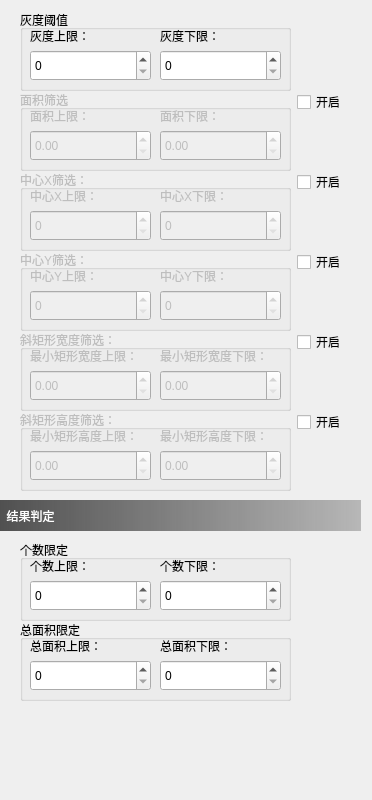
         <widget class="QWidget" name="scrollAreaWidgetContents_3">
          <property name="geometry">
           <rect>
            <x>0</x>
            <y>-141</y>
            <width>372</width>
            <height>800</height>
           </rect>
          </property>
          <property name="minimumSize">
           <size>
            <width>0</width>
            <height>800</height>
           </size>
          </property>
          <widget class="QWidget" name="layoutWidget_4">
           <property name="geometry">
            <rect>
             <x>20</x>
             <y>170</y>
             <width>330</width>
             <height>81</height>
            </rect>
           </property>
           <layout class="QHBoxLayout" name="horizontalLayout_7">
            <item>
             <widget class="QGroupBox" name="groupBox_centerX">
              <property name="enabled">
               <bool>false</bool>
              </property>
              <property name="minimumSize">
               <size>
                <width>271</width>
                <height>0</height>
               </size>
              </property>
              <property name="title">
               <string>中心X筛选：</string>
              </property>
              <widget class="QSpinBox" name="spinBox_centerXMax">
               <property name="geometry">
                <rect>
                 <x>10</x>
                 <y>40</y>
                 <width>121</width>
                 <height>31</height>
                </rect>
               </property>
               <property name="maximum">
                <number>999999</number>
               </property>
              </widget>
              <widget class="QSpinBox" name="spinBox_centerXMin">
               <property name="geometry">
                <rect>
                 <x>140</x>
                 <y>40</y>
                 <width>121</width>
                 <height>31</height>
                </rect>
               </property>
               <property name="maximum">
                <number>999999</number>
               </property>
              </widget>
              <widget class="QLabel" name="label_7">
               <property name="geometry">
                <rect>
                 <x>10</x>
                 <y>10</y>
                 <width>111</width>
                 <height>31</height>
                </rect>
               </property>
               <property name="text">
                <string>中心X上限：</string>
               </property>
              </widget>
              <widget class="QLabel" name="label_8">
               <property name="geometry">
                <rect>
                 <x>140</x>
                 <y>10</y>
                 <width>111</width>
                 <height>31</height>
                </rect>
               </property>
               <property name="text">
                <string>中心X下限：</string>
               </property>
              </widget>
             </widget>
            </item>
            <item>
             <layout class="QVBoxLayout" name="verticalLayout_7">
              <item>
               <widget class="QCheckBox" name="checkBox_centerX">
                <property name="minimumSize">
                 <size>
                  <width>49</width>
                  <height>16</height>
                 </size>
                </property>
                <property name="text">
                 <string>开启</string>
                </property>
               </widget>
              </item>
              <item>
               <spacer name="verticalSpacer_3">
                <property name="orientation">
                 <enum>Qt::Vertical</enum>
                </property>
                <property name="sizeHint" stdset="0">
                 <size>
                  <width>20</width>
                  <height>40</height>
                 </size>
                </property>
               </spacer>
              </item>
             </layout>
            </item>
           </layout>
          </widget>
          <widget class="QWidget" name="layoutWidget_7">
           <property name="geometry">
            <rect>
             <x>20</x>
             <y>330</y>
             <width>331</width>
             <height>81</height>
            </rect>
           </property>
           <layout class="QHBoxLayout" name="horizontalLayout_8">
            <item>
             <widget class="QGroupBox" name="groupBox_rectangleWidth">
              <property name="enabled">
               <bool>false</bool>
              </property>
              <property name="minimumSize">
               <size>
                <width>271</width>
                <height>0</height>
               </size>
              </property>
              <property name="title">
               <string>斜矩形宽度筛选：</string>
              </property>
              <widget class="QDoubleSpinBox" name="doubleSpinBox_rectangleMaxWidth">
               <property name="geometry">
                <rect>
                 <x>10</x>
                 <y>40</y>
                 <width>121</width>
                 <height>31</height>
                </rect>
               </property>
               <property name="maximum">
                <double>999999.000000000000000</double>
               </property>
              </widget>
              <widget class="QDoubleSpinBox" name="doubleSpinBox_rectangleMinWidth">
               <property name="geometry">
                <rect>
                 <x>140</x>
                 <y>40</y>
                 <width>121</width>
                 <height>31</height>
                </rect>
               </property>
               <property name="maximum">
                <double>999999.000000000000000</double>
               </property>
              </widget>
              <widget class="QLabel" name="label_11">
               <property name="geometry">
                <rect>
                 <x>10</x>
                 <y>10</y>
                 <width>111</width>
                 <height>31</height>
                </rect>
               </property>
               <property name="text">
                <string>最小矩形宽度上限：</string>
               </property>
              </widget>
              <widget class="QLabel" name="label_12">
               <property name="geometry">
                <rect>
                 <x>140</x>
                 <y>10</y>
                 <width>111</width>
                 <height>31</height>
                </rect>
               </property>
               <property name="text">
                <string>最小矩形宽度下限：</string>
               </property>
              </widget>
             </widget>
            </item>
            <item>
             <layout class="QVBoxLayout" name="verticalLayout_5">
              <item>
               <widget class="QCheckBox" name="checkBox_rectangleWidth">
                <property name="minimumSize">
                 <size>
                  <width>49</width>
                  <height>16</height>
                 </size>
                </property>
                <property name="text">
                 <string>开启</string>
                </property>
               </widget>
              </item>
              <item>
               <spacer name="verticalSpacer_5">
                <property name="orientation">
                 <enum>Qt::Vertical</enum>
                </property>
                <property name="sizeHint" stdset="0">
                 <size>
                  <width>20</width>
                  <height>40</height>
                 </size>
                </property>
               </spacer>
              </item>
             </layout>
            </item>
           </layout>
          </widget>
          <widget class="QWidget" name="layoutWidget_6">
           <property name="geometry">
            <rect>
             <x>20</x>
             <y>410</y>
             <width>328</width>
             <height>81</height>
            </rect>
           </property>
           <layout class="QHBoxLayout" name="horizontalLayout_6">
            <item>
             <widget class="QGroupBox" name="groupBox_rectangleHight">
              <property name="enabled">
               <bool>false</bool>
              </property>
              <property name="minimumSize">
               <size>
                <width>271</width>
                <height>0</height>
               </size>
              </property>
              <property name="title">
               <string>斜矩形高度筛选：</string>
              </property>
              <widget class="QDoubleSpinBox" name="doubleSpinBox_rectangleMaxHight">
               <property name="geometry">
                <rect>
                 <x>10</x>
                 <y>40</y>
                 <width>121</width>
                 <height>31</height>
                </rect>
               </property>
               <property name="maximum">
                <double>999999.000000000000000</double>
               </property>
              </widget>
              <widget class="QDoubleSpinBox" name="doubleSpinBox_rectangleMinHight">
               <property name="geometry">
                <rect>
                 <x>140</x>
                 <y>40</y>
                 <width>121</width>
                 <height>31</height>
                </rect>
               </property>
               <property name="maximum">
                <double>999999.000000000000000</double>
               </property>
              </widget>
              <widget class="QLabel" name="label_15">
               <property name="geometry">
                <rect>
                 <x>10</x>
                 <y>10</y>
                 <width>111</width>
                 <height>31</height>
                </rect>
               </property>
               <property name="text">
                <string>最小矩形高度上限：</string>
               </property>
              </widget>
              <widget class="QLabel" name="label_16">
               <property name="geometry">
                <rect>
                 <x>140</x>
                 <y>10</y>
                 <width>111</width>
                 <height>31</height>
                </rect>
               </property>
               <property name="text">
                <string>最小矩形高度下限：</string>
               </property>
              </widget>
             </widget>
            </item>
            <item>
             <layout class="QVBoxLayout" name="verticalLayout_4">
              <item>
               <widget class="QCheckBox" name="checkBox_rectangleHight">
                <property name="text">
                 <string>开启</string>
                </property>
               </widget>
              </item>
              <item>
               <spacer name="verticalSpacer_6">
                <property name="orientation">
                 <enum>Qt::Vertical</enum>
                </property>
                <property name="sizeHint" stdset="0">
                 <size>
                  <width>20</width>
                  <height>40</height>
                 </size>
                </property>
               </spacer>
              </item>
             </layout>
            </item>
           </layout>
          </widget>
          <widget class="QWidget" name="layoutWidget_5">
           <property name="geometry">
            <rect>
             <x>20</x>
             <y>540</y>
             <width>328</width>
             <height>81</height>
            </rect>
           </property>
           <layout class="QHBoxLayout" name="horizontalLayout_11">
            <item>
             <widget class="QGroupBox" name="groupBox_9">
              <property name="minimumSize">
               <size>
                <width>271</width>
                <height>0</height>
               </size>
              </property>
              <property name="maximumSize">
               <size>
                <width>271</width>
                <height>16777215</height>
               </size>
              </property>
              <property name="title">
               <string>个数限定</string>
              </property>
              <widget class="QSpinBox" name="spinBox_numberMax">
               <property name="geometry">
                <rect>
                 <x>10</x>
                 <y>40</y>
                 <width>121</width>
                 <height>31</height>
                </rect>
               </property>
               <property name="maximum">
                <number>5000</number>
               </property>
              </widget>
              <widget class="QSpinBox" name="spinBox_numberMin">
               <property name="geometry">
                <rect>
                 <x>140</x>
                 <y>40</y>
                 <width>121</width>
                 <height>31</height>
                </rect>
               </property>
               <property name="maximum">
                <number>5000</number>
               </property>
              </widget>
              <widget class="QLabel" name="label_17">
               <property name="geometry">
                <rect>
                 <x>10</x>
                 <y>10</y>
                 <width>111</width>
                 <height>31</height>
                </rect>
               </property>
               <property name="text">
                <string>个数上限：</string>
               </property>
              </widget>
              <widget class="QLabel" name="label_18">
               <property name="geometry">
                <rect>
                 <x>140</x>
                 <y>10</y>
                 <width>111</width>
                 <height>31</height>
                </rect>
               </property>
               <property name="text">
                <string>个数下限：</string>
               </property>
              </widget>
             </widget>
            </item>
            <item>
             <layout class="QVBoxLayout" name="verticalLayout_11">
              <item>
               <spacer name="horizontalSpacer_4">
                <property name="orientation">
                 <enum>Qt::Horizontal</enum>
                </property>
                <property name="sizeHint" stdset="0">
                 <size>
                  <width>40</width>
                  <height>20</height>
                 </size>
                </property>
               </spacer>
              </item>
             </layout>
            </item>
           </layout>
          </widget>
          <widget class="QWidget" name="layoutWidget_8">
           <property name="geometry">
            <rect>
             <x>20</x>
             <y>620</y>
             <width>328</width>
             <height>81</height>
            </rect>
           </property>
           <layout class="QHBoxLayout" name="horizontalLayout_12">
            <item>
             <widget class="QGroupBox" name="groupBox_10">
              <property name="minimumSize">
               <size>
                <width>271</width>
                <height>0</height>
               </size>
              </property>
              <property name="title">
               <string>总面积限定</string>
              </property>
              <widget class="QSpinBox" name="spinBox_grossAreaMax">
               <property name="geometry">
                <rect>
                 <x>10</x>
                 <y>40</y>
                 <width>121</width>
                 <height>31</height>
                </rect>
               </property>
               <property name="maximum">
                <number>50000000</number>
               </property>
              </widget>
              <widget class="QSpinBox" name="spinBox_grossAreaMin">
               <property name="geometry">
                <rect>
                 <x>140</x>
                 <y>40</y>
                 <width>121</width>
                 <height>31</height>
                </rect>
               </property>
               <property name="maximum">
                <number>50000000</number>
               </property>
              </widget>
              <widget class="QLabel" name="label_19">
               <property name="geometry">
                <rect>
                 <x>10</x>
                 <y>10</y>
                 <width>111</width>
                 <height>31</height>
                </rect>
               </property>
               <property name="text">
                <string>总面积上限：</string>
               </property>
              </widget>
              <widget class="QLabel" name="label_20">
               <property name="geometry">
                <rect>
                 <x>140</x>
                 <y>10</y>
                 <width>111</width>
                 <height>31</height>
                </rect>
               </property>
               <property name="text">
                <string>总面积下限：</string>
               </property>
              </widget>
             </widget>
            </item>
            <item>
             <layout class="QVBoxLayout" name="verticalLayout_12">
              <item>
               <spacer name="horizontalSpacer_5">
                <property name="orientation">
                 <enum>Qt::Horizontal</enum>
                </property>
                <property name="sizeHint" stdset="0">
                 <size>
                  <width>40</width>
                  <height>20</height>
                 </size>
                </property>
               </spacer>
              </item>
             </layout>
            </item>
           </layout>
          </widget>
          <widget class="QWidget" name="layoutWidget_3">
           <property name="geometry">
            <rect>
             <x>20</x>
             <y>250</y>
             <width>328</width>
             <height>81</height>
            </rect>
           </property>
           <layout class="QHBoxLayout" name="horizontalLayout_9">
            <item>
             <widget class="QGroupBox" name="groupBox_centerY">
              <property name="enabled">
               <bool>false</bool>
              </property>
              <property name="minimumSize">
               <size>
                <width>271</width>
                <height>0</height>
               </size>
              </property>
              <property name="title">
               <string>中心Y筛选：</string>
              </property>
              <widget class="QSpinBox" name="spinBox_centerYMax">
               <property name="geometry">
                <rect>
                 <x>10</x>
                 <y>40</y>
                 <width>121</width>
                 <height>31</height>
                </rect>
               </property>
               <property name="maximum">
                <number>999999</number>
               </property>
              </widget>
              <widget class="QSpinBox" name="spinBox_centerYMin">
               <property name="geometry">
                <rect>
                 <x>140</x>
                 <y>40</y>
                 <width>121</width>
                 <height>31</height>
                </rect>
               </property>
               <property name="maximum">
                <number>999999</number>
               </property>
              </widget>
              <widget class="QLabel" name="label_9">
               <property name="geometry">
                <rect>
                 <x>10</x>
                 <y>10</y>
                 <width>111</width>
                 <height>31</height>
                </rect>
               </property>
               <property name="text">
                <string>中心Y上限：</string>
               </property>
              </widget>
              <widget class="QLabel" name="label_10">
               <property name="geometry">
                <rect>
                 <x>140</x>
                 <y>10</y>
                 <width>111</width>
                 <height>31</height>
                </rect>
               </property>
               <property name="text">
                <string>中心Y下限：</string>
               </property>
              </widget>
             </widget>
            </item>
            <item>
             <layout class="QVBoxLayout" name="verticalLayout_6">
              <item>
               <widget class="QCheckBox" name="checkBox_centerY">
                <property name="text">
                 <string>开启</string>
                </property>
               </widget>
              </item>
              <item>
               <spacer name="verticalSpacer_4">
                <property name="orientation">
                 <enum>Qt::Vertical</enum>
                </property>
                <property name="sizeHint" stdset="0">
                 <size>
                  <width>20</width>
                  <height>40</height>
                 </size>
                </property>
               </spacer>
              </item>
             </layout>
            </item>
           </layout>
          </widget>
          <widget class="QWidget" name="layoutWidget_10">
           <property name="geometry">
            <rect>
             <x>20</x>
             <y>90</y>
             <width>328</width>
             <height>81</height>
            </rect>
           </property>
           <layout class="QHBoxLayout" name="horizontalLayout_14">
            <item>
             <widget class="QGroupBox" name="groupBox_area">
              <property name="enabled">
               <bool>false</bool>
              </property>
              <property name="minimumSize">
               <size>
                <width>271</width>
                <height>0</height>
               </size>
              </property>
              <property name="title">
               <string>面积筛选</string>
              </property>
              <property name="checkable">
               <bool>false</bool>
              </property>
              <widget class="QDoubleSpinBox" name="doubleSpinBox_areaMax">
               <property name="geometry">
                <rect>
                 <x>10</x>
                 <y>40</y>
                 <width>121</width>
                 <height>31</height>
                </rect>
               </property>
               <property name="maximum">
                <double>50000000.000000000000000</double>
               </property>
              </widget>
              <widget class="QDoubleSpinBox" name="doubleSpinBox_areaMin">
               <property name="geometry">
                <rect>
                 <x>140</x>
                 <y>40</y>
                 <width>121</width>
                 <height>31</height>
                </rect>
               </property>
               <property name="maximum">
                <double>50000000.000000000000000</double>
               </property>
              </widget>
              <widget class="QLabel" name="label_23">
               <property name="geometry">
                <rect>
                 <x>10</x>
                 <y>10</y>
                 <width>111</width>
                 <height>31</height>
                </rect>
               </property>
               <property name="text">
                <string>面积上限：</string>
               </property>
              </widget>
              <widget class="QLabel" name="label_24">
               <property name="geometry">
                <rect>
                 <x>140</x>
                 <y>10</y>
                 <width>111</width>
                 <height>31</height>
                </rect>
               </property>
               <property name="text">
                <string>面积下限：</string>
               </property>
              </widget>
             </widget>
            </item>
            <item>
             <layout class="QVBoxLayout" name="verticalLayout_14">
              <item>
               <widget class="QCheckBox" name="checkBox_area">
                <property name="text">
                 <string>开启</string>
                </property>
               </widget>
              </item>
              <item>
               <spacer name="verticalSpacer_11">
                <property name="orientation">
                 <enum>Qt::Vertical</enum>
                </property>
                <property name="sizeHint" stdset="0">
                 <size>
                  <width>20</width>
                  <height>40</height>
                 </size>
                </property>
               </spacer>
              </item>
             </layout>
            </item>
           </layout>
          </widget>
          <widget class="QWidget" name="layoutWidget_9">
           <property name="geometry">
            <rect>
             <x>20</x>
             <y>10</y>
             <width>328</width>
             <height>81</height>
            </rect>
           </property>
           <layout class="QHBoxLayout" name="horizontalLayout_13">
            <item>
             <widget class="QGroupBox" name="groupBox_grayLevel">
              <property name="minimumSize">
               <size>
                <width>271</width>
                <height>0</height>
               </size>
              </property>
              <property name="maximumSize">
               <size>
                <width>271</width>
                <height>16777215</height>
               </size>
              </property>
              <property name="title">
               <string>灰度阈值</string>
              </property>
              <widget class="QSpinBox" name="spinBox_grayLevelMax">
               <property name="geometry">
                <rect>
                 <x>10</x>
                 <y>40</y>
                 <width>121</width>
                 <height>31</height>
                </rect>
               </property>
               <property name="maximum">
                <number>255</number>
               </property>
              </widget>
              <widget class="QSpinBox" name="spinBox_grayLevelMin">
               <property name="geometry">
                <rect>
                 <x>140</x>
                 <y>40</y>
                 <width>121</width>
                 <height>31</height>
                </rect>
               </property>
               <property name="maximum">
                <number>255</number>
               </property>
              </widget>
              <widget class="QLabel" name="label_21">
               <property name="geometry">
                <rect>
                 <x>10</x>
                 <y>10</y>
                 <width>111</width>
                 <height>31</height>
                </rect>
               </property>
               <property name="text">
                <string>灰度上限：</string>
               </property>
              </widget>
              <widget class="QLabel" name="label_22">
               <property name="geometry">
                <rect>
                 <x>140</x>
                 <y>10</y>
                 <width>111</width>
                 <height>31</height>
                </rect>
               </property>
               <property name="text">
                <string>灰度下限：</string>
               </property>
              </widget>
             </widget>
            </item>
            <item>
             <layout class="QVBoxLayout" name="verticalLayout_13">
              <item>
               <spacer name="horizontalSpacer_3">
                <property name="orientation">
                 <enum>Qt::Horizontal</enum>
                </property>
                <property name="sizeHint" stdset="0">
                 <size>
                  <width>40</width>
                  <height>20</height>
                 </size>
                </property>
               </spacer>
              </item>
             </layout>
            </item>
           </layout>
          </widget>
          <widget class="QLabel" name="label_titleJudged_2">
           <property name="geometry">
            <rect>
             <x>0</x>
             <y>500</y>
             <width>361</width>
             <height>31</height>
            </rect>
           </property>
           <property name="styleSheet">
            <string notr="true">background-color: qlineargradient(spread:pad, x1:0, y1:0, x2:1, y2:0, stop:0 rgba(80, 80, 80, 255), stop:1 rgba(120, 120, 120, 120));
color: rgb(255, 255, 255);</string>
           </property>
           <property name="text">
            <string>  结果判定</string>
           </property>
           <property name="alignment">
            <set>Qt::AlignLeading|Qt::AlignLeft|Qt::AlignVCenter</set>
           </property>
          </widget>
         </widget>
